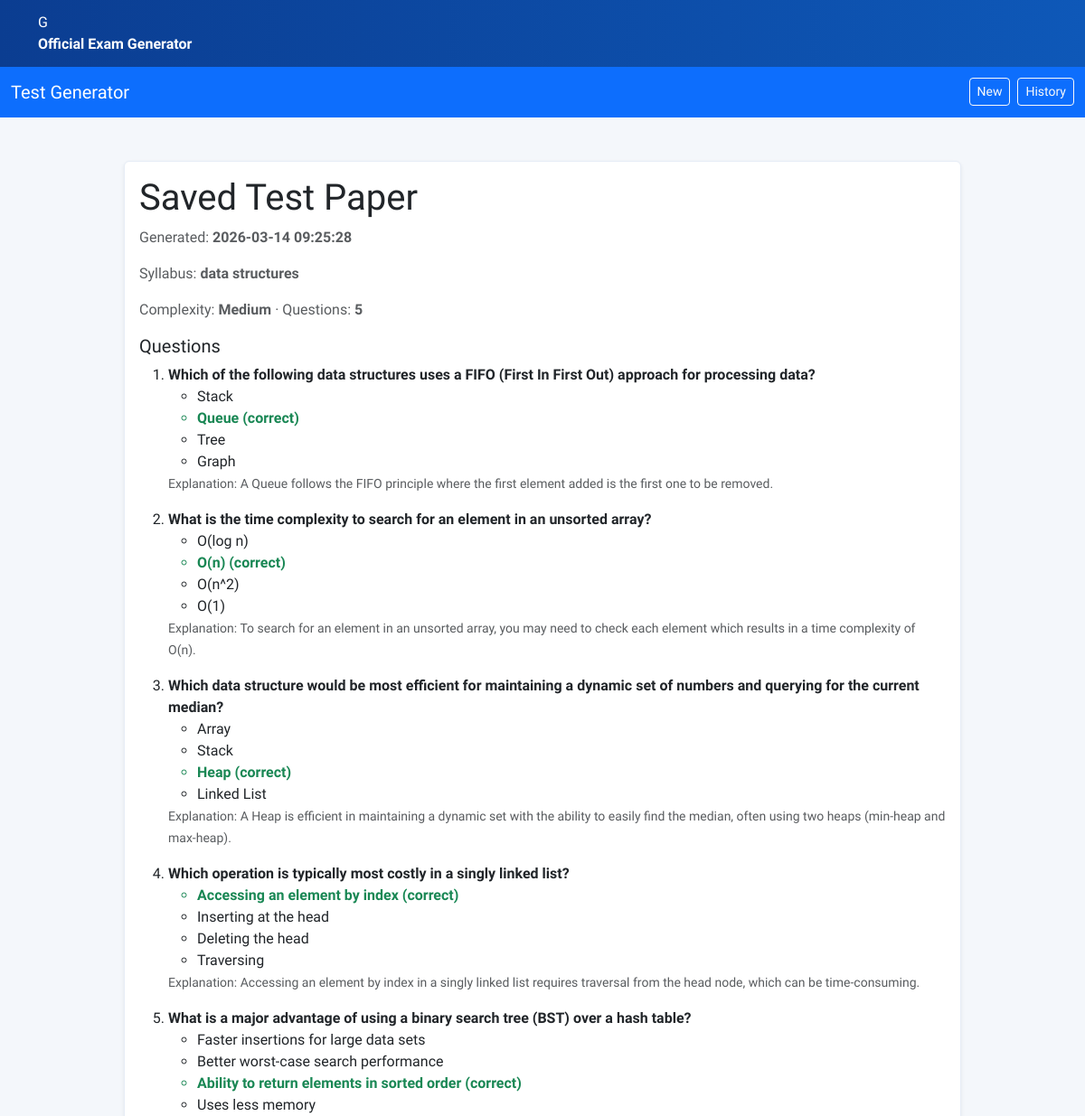
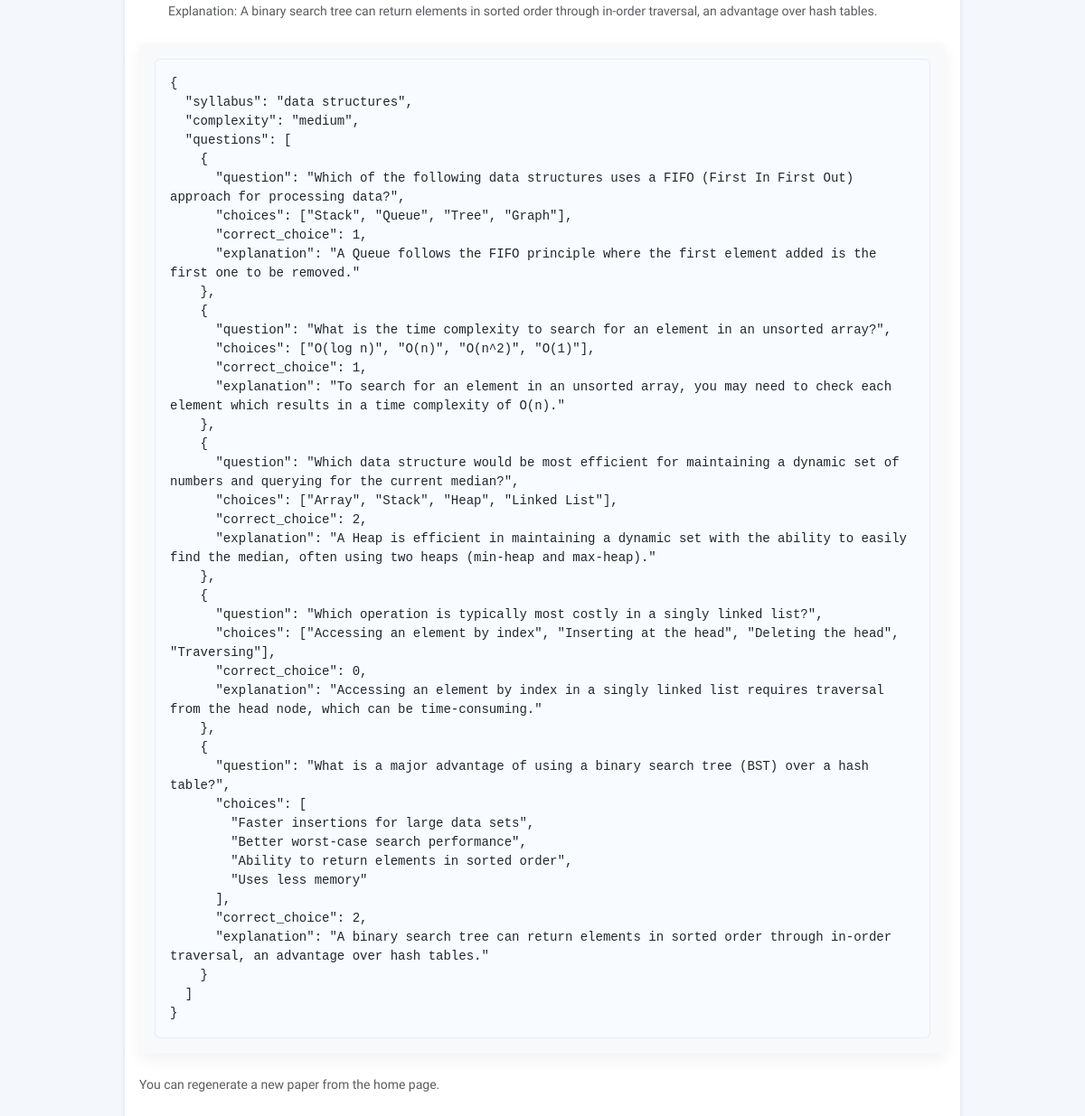
Screenshot of /paper/12 with the database file from the repository (2 pictures, top to bottom).
### open_router.py (models this page shows)
class TestPaper(db.Model):
    __tablename__ = "test_paper"
    id = db.Column(db.Integer, primary_key=True)
    syllabus = db.Column(db.Text, nullable=False)
    complexity = db.Column(db.String(32), nullable=False)
    num_questions = db.Column(db.Integer, nullable=False)
    generated_at = db.Column(db.DateTime, default=datetime.utcnow, nullable=False)
    raw_output = db.Column(db.Text, nullable=False)
    questions = db.relationship(
        "MCQQuestion", back_populates="paper", cascade="all, delete-orphan"
    )

class MCQQuestion(db.Model):
    __tablename__ = "mcq_question"
    id = db.Column(db.Integer, primary_key=True)
    paper_id = db.Column(db.Integer, db.ForeignKey("test_paper.id"), nullable=False)
    question_text = db.Column(db.Text, nullable=False)
    choices_json = db.Column(db.Text, nullable=False)
    correct_choice_index = db.Column(db.Integer, nullable=False)
    explanation = db.Column(db.Text, nullable=True)
    paper = db.relationship("TestPaper", back_populates="questions")
    @property
    def choices(self):
        try:
            return json.loads(self.choices_json)
        except Exception:
            return []

### open_router.py (the view)
@app.route("/paper/<int:paper_id>")
def view_paper(paper_id):
    paper = TestPaper.query.get_or_404(paper_id)
    return render_template("paper.html", paper=paper)

### templates/paper.html (shortened to what this page needs)
<!doctype html>
<html lang="en">
  <head>
    <link href="https://cdn.jsdelivr.net/npm/bootstrap@5.3.2/dist/css/bootstrap.min.css" rel="stylesheet">
  </head>
  <body>
    <header class="gov-header">
      <div class="container">
        <div class="gov-brand">
          <div class="gov-emblem">G</div>
          <div>
            <div style="font-weight:600">Official Exam Generator</div>
          </div>
        </div>
      </div>
    </header>
    <nav class="navbar navbar-expand-lg navbar-dark bg-primary">
      <div class="container-fluid">
        <a class="navbar-brand" href="/">Test Generator</a>
        <div class="d-flex">
          <a class="btn btn-outline-light btn-sm me-2" href="/">New</a>
          <a class="btn btn-outline-light btn-sm" href="/history">History</a>
        </div>
      </div>
    </nav>
    <main class="container py-5">
      <div class="row justify-content-center">
        <div class="col-lg-10">
          <div class="card shadow-sm">
            <div class="card-body">
              <h1 class="card-title">Saved Test Paper</h1>
              <p class="text-muted">Generated: <strong>{{ paper.generated_at.strftime('%Y-%m-%d %H:%M:%S') }}</strong></p>
              <p class="text-muted">Syllabus: <strong>{{ paper.syllabus }}</strong></p>
              <p class="text-muted">Complexity: <strong>{{ paper.complexity.title() }}</strong> · Questions: <strong>{{ paper.num_questions }}</strong></p>
              {% if paper.questions %}
                <div class="mb-4">
                  <h5>Questions</h5>
                  <ol>
                    {% for q in paper.questions %}
                      <li class="mb-3">
                        <strong>{{ q.question_text }}</strong>
                        <ul>
                          {% for choice in q.choices %}
                            {% set idx = loop.index0 %}
                            <li{% if idx == q.correct_choice_index %} class="text-success fw-bold"{% endif %}>
                              {{ choice }}{% if idx == q.correct_choice_index %} (correct){% endif %}
                            </li>
                          {% endfor %}
                        </ul>
                        {% if q.explanation %}
                          <div class="text-muted"><small>Explanation: {{ q.explanation }}</small></div>
                        {% endif %}
                      </li>
                    {% endfor %}
                  </ol>
                </div>
              {% else %}
                <div class="alert alert-warning">No structured questions were found for this paper.</div>
              {% endif %}
              <div class="card bg-light border-light mb-4">
                <div class="card-body p-3"><pre class="m-0" style="white-space: pre-wrap; word-break: break-word;">{{ paper.raw_output }}</pre></div>
              </div>
              <p class="text-muted small">You can regenerate a new paper from the home page.</p>
            </div>
          </div>
        </div>
      </div>
    </main>
  </body>
</html>

### templates/paper.html (style rules this page uses)
:root { --bg:#f4f7fb;--primary:#0b3d91;--accent:#0072c6;--muted:#58606a;--card:#fff;--border:#e6edf6 }
body { font-family:'Libre Franklin', Arial, sans-serif;background:var(--bg);color:#0b2540 }
.gov-header { background:linear-gradient(90deg,var(--primary),#0e58b8);color:white;padding:.8rem 0 }
.card { border:1px solid var(--border);box-shadow:0 6px 18px rgba(16,24,40,0.06) }
.text-muted { color:var(--muted) }
pre { background:#f8fbff;border:1px solid var(--border);padding:1rem;border-radius:6px }

### rows the page displays
TestPaper: generated_at "2026-03-14 09:25:28", syllabus "data structures", complexity "Medium", num_questions "5", raw_output "{ \"syllabus\": \"data structures\", \"complexity\": \"medium\", \"questions\": [ { \"question\": \"Which of the following data structures uses a FIFO (First In First Out) approach for processing data?\", \"choices\": [\"Stack\", \"Queue\", \"Tree\", \"Graph\"], \"correct_choice\": 1, \"explanation\": \"A Queue follows the FIFO principle where the first element added is the first one to be removed.\" }, { \"question\": \"What is the time complexity to search for an element in an unsorted array?\", \"choices\": [\"O(log n)\", \"O(n)\", \"O(n^2)\", \"O(1)\"], \"correct_choice\": 1, \"explanation\": \"To search for an element in an unsorted array, you may need to check each element which results in a time complexity of O(n).\" }, {…"
MCQQuestion: question_text "Which of the following data structures uses a FIFO (First In First Out) approach for processing data?", choices "Stack" "Queue" "Tree" "Graph", correct_choice_index "(correct)", explanation "A Queue follows the FIFO principle where the first element added is the first one to be removed."
MCQQuestion: question_text "What is the time complexity to search for an element in an unsorted array?", choices "O(log n)" "O(n)" "O(n^2)" "O(1)", correct_choice_index "(correct)", explanation "To search for an element in an unsorted array, you may need to check each element which results in a time complexity of O(n)."
MCQQuestion: question_text "Which data structure would be most efficient for maintaining a dynamic set of numbers and querying for the current median?", choices "Array" "Stack" "Heap" "Linked List", correct_choice_index "(correct)", explanation "A Heap is efficient in maintaining a dynamic set with the ability to easily find the median, often using two heaps (min-heap and max-heap)."
MCQQuestion: question_text "Which operation is typically most costly in a singly linked list?", choices "Accessing an element by index" "Inserting at the head" "Deleting the head" "Traversing", correct_choice_index "(correct)", explanation "Accessing an element by index in a singly linked list requires traversal from the head node, which can be time-consuming."
MCQQuestion: question_text "What is a major advantage of using a binary search tree (BST) over a hash table?", choices "Faster insertions for large data sets" "Better worst-case search performance" "Ability to return elements in sorted order" "Uses less memory", correct_choice_index "(correct)", explanation "A binary search tree can return elements in sorted order through in-order traversal, an advantage over hash tables."
